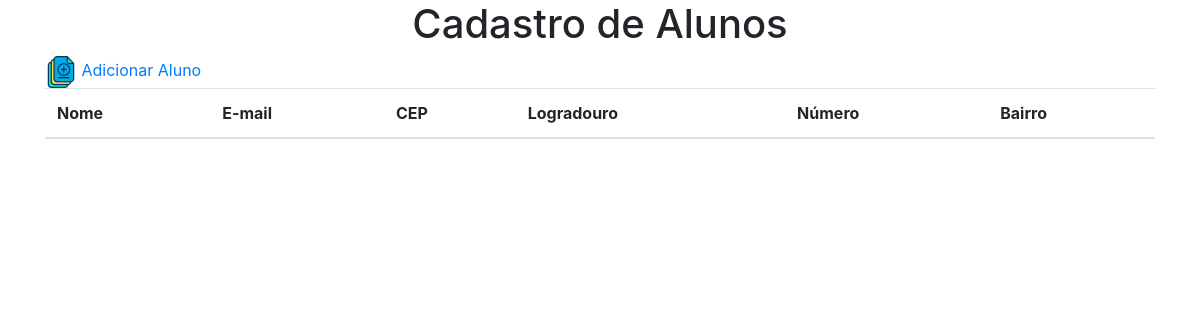
Before: / with the older database file.
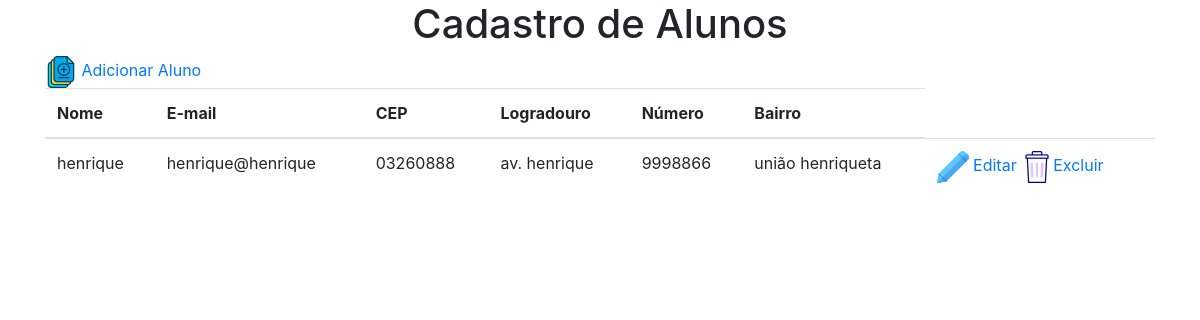
After: the same page with the newer database file.
### app.py (models this page shows, shortened)
class Aluno(db.Model):  # herdando da classe db.Model que gera a tabela
    __tablename__ = 'alunoHenrique'
    id = db.Column(db.Integer, primary_key=True, autoincrement=True)
    nome = db.Column(db.String(50))
    email = db.Column(db.String(50))
    cep = db.Column(db.String(10))
    logradouro = db.Column(db.String(50))
    numero = db.Column(db.String(10))
    bairro = db.Column(db.String(50))

### app.py (the view)
@app.route('/')
def index():
    alunos = Aluno.query.all()
    return render_template("index.html", alunos=alunos)

### templates/index.html (shortened to what this page needs)
<!DOCTYPE html>
<html lang="pt-br">
<head>
    <link rel="stylesheet" href="{{ url_for('static', filename = 'css/bootstrap.min.css')}}">
</head>
<body>
    <div class="container">
        <h1 align="center">Cadastro de Alunos</h1>
        <a href="/add"> <img src="{{ url_for('static', filename = 'img/adicionar.png') }}"> Adicionar Aluno</a>
        <table class="table table-hover">
            <thead>
                <tr>
                    <th>Nome</th>
                    <th>E-mail</th>
                    <th>CEP</th>
                    <th>Logradouro</th>
                    <th>Número</th>
                    <th>Bairro</th>
                </tr>
            </thead>
            <tbody>
                {% for a in alunos %}
                <tr>
                    <td>{{ a.nome }}</td>
                    <td>{{ a.email }}</td>
                    <td>{{ a.cep }}</td>
                    <td>{{ a.logradouro }}</td>
                    <td>{{ a.numero }}</td>
                    <td>{{ a.bairro }}</td>
                    <td>
                        <a href="/edit/{{a.id}}"><img src="{{ url_for('static', filename = 'img/lapis.png') }}"> Editar</a>
                        <a href="/delete/{{a.id}}"><img src="{{ url_for('static', filename = 'img/bin.png') }}">Excluir</a>
                    </td>
                </tr>
                {% endfor %}
            </tbody>
        </table>
    </div>
</body>
</html>

Changed rows visible on the page:
added Aluno: nome "henrique", email "henrique@henrique", cep "03260888", logradouro "av. henrique", numero "9998866", bairro "união henriqueta"
